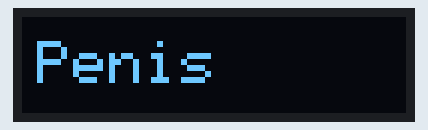
Bench run of a sketch on a simulated Arduino Uno, built with avr-gcc and run on an emulated ATmega328P. Parts: 128×32 one-colour display.

Above: at 0.1 s.

The sketch:

display128x32ic2_copy_20260324131832.ino
```cpp
#include <Wire.h>
#include <Adafruit_GFX.h>
#include <Adafruit_SSD1306.h>

#define SCREEN_WIDTH 128
#define SCREEN_HEIGHT 32  // ← geändert
#define OLED_RESET    -1

Adafruit_SSD1306 display(SCREEN_WIDTH, SCREEN_HEIGHT, &Wire, OLED_RESET);

void setup() {
  display.begin(SSD1306_SWITCHCAPVCC, 0x3C);
  display.clearDisplay();

  display.setTextSize(2);
  display.setTextColor(SSD1306_WHITE);
  display.setCursor(5, 8);  // ← Y angepasst (vertikal zentriert)
  display.println("Penis");

  display.display();
}

void loop() {
}
```
